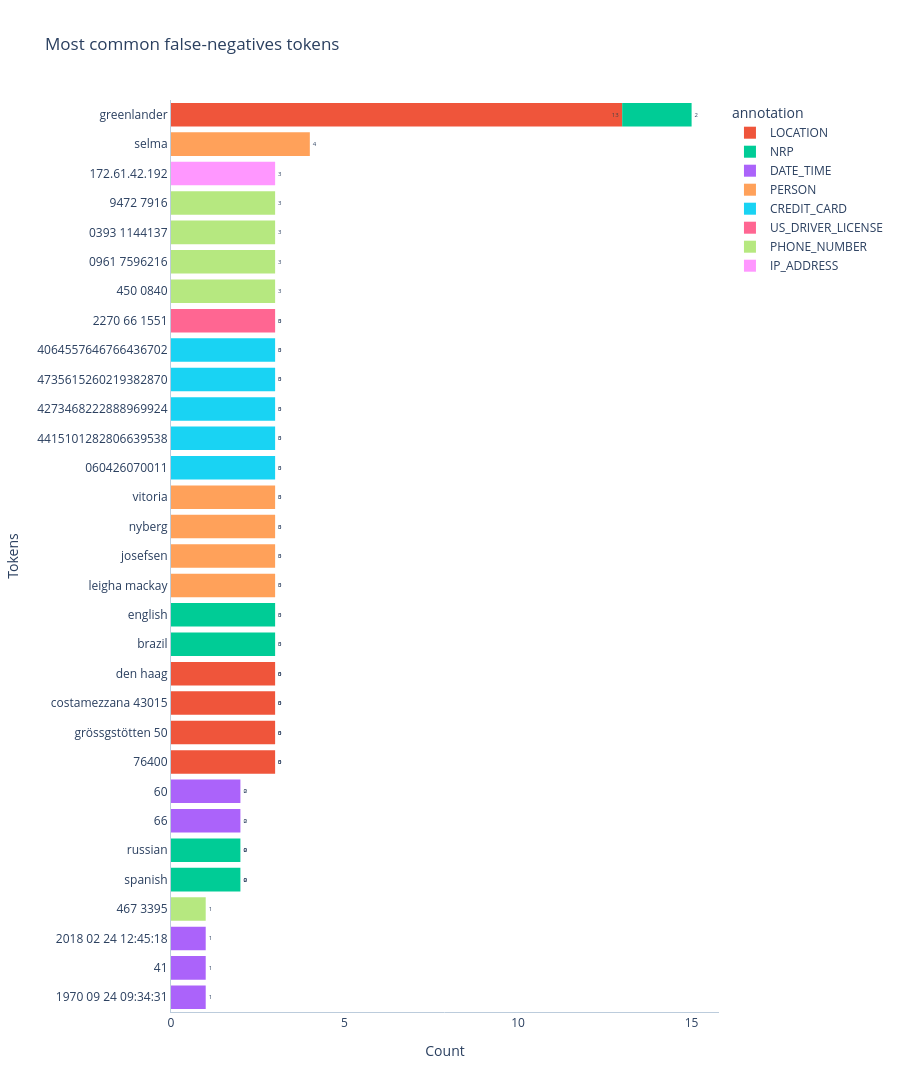
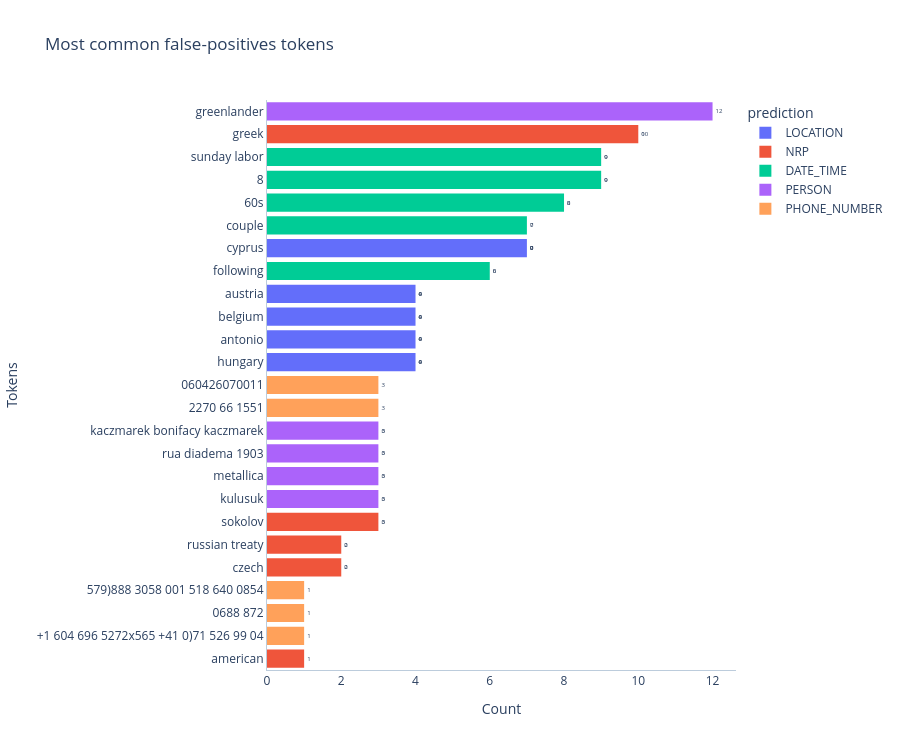

Notebook source saved alongside these figures, in order:
### Code cell
plotter.plot_most_common_tokens()

### Figure 1 — Plotly figure (JSON) as saved in the notebook; plotly's stock layout.template omitted (floating-point values rounded to 4 significant figures)
{"data": [{"bingroup": "y", "cliponaxis": true, "histfunc": "sum", "hovertemplate": "annotation=LOCATION<br>sum of 0=%{x}<br>token=%{y}<extra></extra>", "legendgroup": "LOCATION", "marker": {"color": "#EF553B", "pattern": {"shape": ""}}, "name": "LOCATION", "orientation": "h", "showlegend": true, "textangle": 0, "textfont": {"size": 6}, "textposition": "outside", "texttemplate": "%{value}", "type": "histogram", "x": [13, 3, 3, 3, 3], "xaxis": "x", "y": ["greenlander", "76400", "grössgstötten 50", "costamezzana 43015", "den haag"], "yaxis": "y"}, {"bingroup": "y", "cliponaxis": true, "histfunc": "sum", "hovertemplate": "annotation=NRP<br>sum of 0=%{x}<br>token=%{y}<extra></extra>", "legendgroup": "NRP", "marker": {"color": "#00cc96", "pattern": {"shape": ""}}, "name": "NRP", "orientation": "h", "showlegend": true, "textangle": 0, "textfont": {"size": 6}, "textposition": "outside", "texttemplate": "%{value}", "type": "histogram", "x": [3, 3, 2, 2, 2], "xaxis": "x", "y": ["brazil", "english", "greenlander", "spanish", "russian"], "yaxis": "y"}, {"bingroup": "y", "cliponaxis": true, "histfunc": "sum", "hovertemplate": "annotation=DATE_TIME<br>sum of 0=%{x}<br>token=%{y}<extra></extra>", "legendgroup": "DATE_TIME", "marker": {"color": "#ab63fa", "pattern": {"shape": ""}}, "name": "DATE_TIME", "orientation": "h", "showlegend": true, "textangle": 0, "textfont": {"size": 6}, "textposition": "outside", "texttemplate": "%{value}", "type": "histogram", "x": [2, 2, 1, 1, 1], "xaxis": "x", "y": ["66", "60", "1970 09 24 09:34:31", "41", "2018 02 24 12:45:18"], "yaxis": "y"}, {"bingroup": "y", "cliponaxis": true, "histfunc": "sum", "hovertemplate": "annotation=PERSON<br>sum of 0=%{x}<br>token=%{y}<extra></extra>", "legendgroup": "PERSON", "marker": {"color": "#FFA15A", "pattern": {"shape": ""}}, "name": "PERSON", "orientation": "h", "showlegend": true, "textangle": 0, "textfont": {"size": 6}, "textposition": "outside", "texttemplate": "%{value}", "type": "histogram", "x": [4, 3, 3, 3, 3], "xaxis": "x", "y": ["selma", "leigha mackay", "josefsen", "nyberg", "vitoria"], "yaxis": "y"}, {"bingroup": "y", "cliponaxis": true, "histfunc": "sum", "hovertemplate": "annotation=CREDIT_CARD<br>sum of 0=%{x}<br>token=%{y}<extra></extra>", "legendgroup": "CREDIT_CARD", "marker": {"color": "#19d3f3", "pattern": {"shape": ""}}, "name": "CREDIT_CARD", "orientation": "h", "showlegend": true, "textangle": 0, "textfont": {"size": 6}, "textposition": "outside", "texttemplate": "%{value}", "type": "histogram", "x": [3, 3, 3, 3, 3], "xaxis": "x", "y": ["060426070011", "4415101282806639538", "4273468222888969924", "4735615260219382870", "4064557646766436702"], "yaxis": "y"}, {"bingroup": "y", "cliponaxis": true, "histfunc": "sum", "hovertemplate": "annotation=US_DRIVER_LICENSE<br>sum of 0=%{x}<br>token=%{y}<extra></extra>", "legendgroup": "US_DRIVER_LICENSE", "marker": {"color": "#FF6692", "pattern": {"shape": ""}}, "name": "US_DRIVER_LICENSE", "orientation": "h", "showlegend": true, "textangle": 0, "textfont": {"size": 6}, "textposition": "outside", "texttemplate": "%{value}", "type": "histogram", "x": [3], "xaxis": "x", "y": ["2270 66 1551"], "yaxis": "y"}, {"bingroup": "y", "cliponaxis": true, "histfunc": "sum", "hovertemplate": "annotation=PHONE_NUMBER<br>sum of 0=%{x}<br>token=%{y}<extra></extra>", "legendgroup": "PHONE_NUMBER", "marker": {"color": "#B6E880", "pattern": {"shape": ""}}, "name": "PHONE_NUMBER", "orientation": "h", "showlegend": true, "textangle": 0, "textfont": {"size": 6}, "textposition": "outside", "texttemplate": "%{value}", "type": "histogram", "x": [3, 3, 3, 3, 1], "xaxis": "x", "y": ["450 0840", "0961 7596216", "0393 1144137", "9472 7916", "467 3395"], "yaxis": "y"}, {"bingroup": "y", "cliponaxis": true, "histfunc": "sum", "hovertemplate": "annotation=IP_ADDRESS<br>sum of 0=%{x}<br>token=%{y}<extra></extra>", "legendgroup": "IP_ADDRESS", "marker": {"color": "#FF97FF", "pattern": {"shape": ""}}, "name": "IP_ADDRESS", "orientation": "h", "showlegend": true, "textangle": 0, "textfont": {"size": 6}, "textposition": "outside", "texttemplate": "%{value}", "type": "histogram", "x": [3], "xaxis": "x", "y": ["172.61.42.192"], "yaxis": "y"}], "layout": {"barmode": "relative", "height": 1710, "legend": {"title": {"text": "annotation"}, "tracegroupgap": 0}, "plot_bgcolor": "#FFF", "title": {"text": "Most common false-negatives tokens"}, "xaxis": {"anchor": "y", "domain": [0, 1], "linecolor": "#BCCCDC", "showgrid": false, "title": {"text": "Count"}}, "yaxis": {"anchor": "x", "categoryorder": "total ascending", "domain": [0, 1], "linecolor": "#BCCCDC", "showgrid": false, "title": {"text": "Tokens"}}}}

### Figure 2 — Plotly figure (JSON) as saved in the notebook; plotly's stock layout.template omitted (floating-point values rounded to 4 significant figures)
{"data": [{"bingroup": "y", "cliponaxis": true, "histfunc": "sum", "hovertemplate": "prediction=LOCATION<br>sum of 0=%{x}<br>token=%{y}<extra></extra>", "legendgroup": "LOCATION", "marker": {"color": "#636efa", "pattern": {"shape": ""}}, "name": "LOCATION", "orientation": "h", "showlegend": true, "textangle": 0, "textfont": {"size": 6}, "textposition": "outside", "texttemplate": "%{value}", "type": "histogram", "x": [7, 4, 4, 4, 4], "xaxis": "x", "y": ["cyprus", "hungary", "antonio", "belgium", "austria"], "yaxis": "y"}, {"bingroup": "y", "cliponaxis": true, "histfunc": "sum", "hovertemplate": "prediction=NRP<br>sum of 0=%{x}<br>token=%{y}<extra></extra>", "legendgroup": "NRP", "marker": {"color": "#EF553B", "pattern": {"shape": ""}}, "name": "NRP", "orientation": "h", "showlegend": true, "textangle": 0, "textfont": {"size": 6}, "textposition": "outside", "texttemplate": "%{value}", "type": "histogram", "x": [10, 3, 2, 2, 1], "xaxis": "x", "y": ["greek", "sokolov", "czech", "russian treaty", "american"], "yaxis": "y"}, {"bingroup": "y", "cliponaxis": true, "histfunc": "sum", "hovertemplate": "prediction=DATE_TIME<br>sum of 0=%{x}<br>token=%{y}<extra></extra>", "legendgroup": "DATE_TIME", "marker": {"color": "#00cc96", "pattern": {"shape": ""}}, "name": "DATE_TIME", "orientation": "h", "showlegend": true, "textangle": 0, "textfont": {"size": 6}, "textposition": "outside", "texttemplate": "%{value}", "type": "histogram", "x": [9, 9, 8, 7, 6], "xaxis": "x", "y": ["8", "sunday labor", "60s", "couple", "following"], "yaxis": "y"}, {"bingroup": "y", "cliponaxis": true, "histfunc": "sum", "hovertemplate": "prediction=PERSON<br>sum of 0=%{x}<br>token=%{y}<extra></extra>", "legendgroup": "PERSON", "marker": {"color": "#ab63fa", "pattern": {"shape": ""}}, "name": "PERSON", "orientation": "h", "showlegend": true, "textangle": 0, "textfont": {"size": 6}, "textposition": "outside", "texttemplate": "%{value}", "type": "histogram", "x": [12, 3, 3, 3, 3], "xaxis": "x", "y": ["greenlander", "kulusuk", "metallica", "rua diadema 1903", "kaczmarek bonifacy kaczmarek"], "yaxis": "y"}, {"bingroup": "y", "cliponaxis": true, "histfunc": "sum", "hovertemplate": "prediction=PHONE_NUMBER<br>sum of 0=%{x}<br>token=%{y}<extra></extra>", "legendgroup": "PHONE_NUMBER", "marker": {"color": "#FFA15A", "pattern": {"shape": ""}}, "name": "PHONE_NUMBER", "orientation": "h", "showlegend": true, "textangle": 0, "textfont": {"size": 6}, "textposition": "outside", "texttemplate": "%{value}", "type": "histogram", "x": [3, 3, 1, 1, 1], "xaxis": "x", "y": ["2270 66 1551", "060426070011", "+1 604 696 5272x565 +41 0)71 526 99 04", "0688 872", "579)888 3058 001 518 640 0854"], "yaxis": "y"}], "layout": {"barmode": "relative", "height": 750, "legend": {"title": {"text": "prediction"}, "tracegroupgap": 0}, "plot_bgcolor": "#FFF", "title": {"text": "Most common false-positives tokens"}, "xaxis": {"anchor": "y", "domain": [0, 1], "linecolor": "#BCCCDC", "showgrid": false, "title": {"text": "Count"}}, "yaxis": {"anchor": "x", "categoryorder": "total ascending", "domain": [0, 1], "linecolor": "#BCCCDC", "showgrid": false, "title": {"text": "Tokens"}}}}
